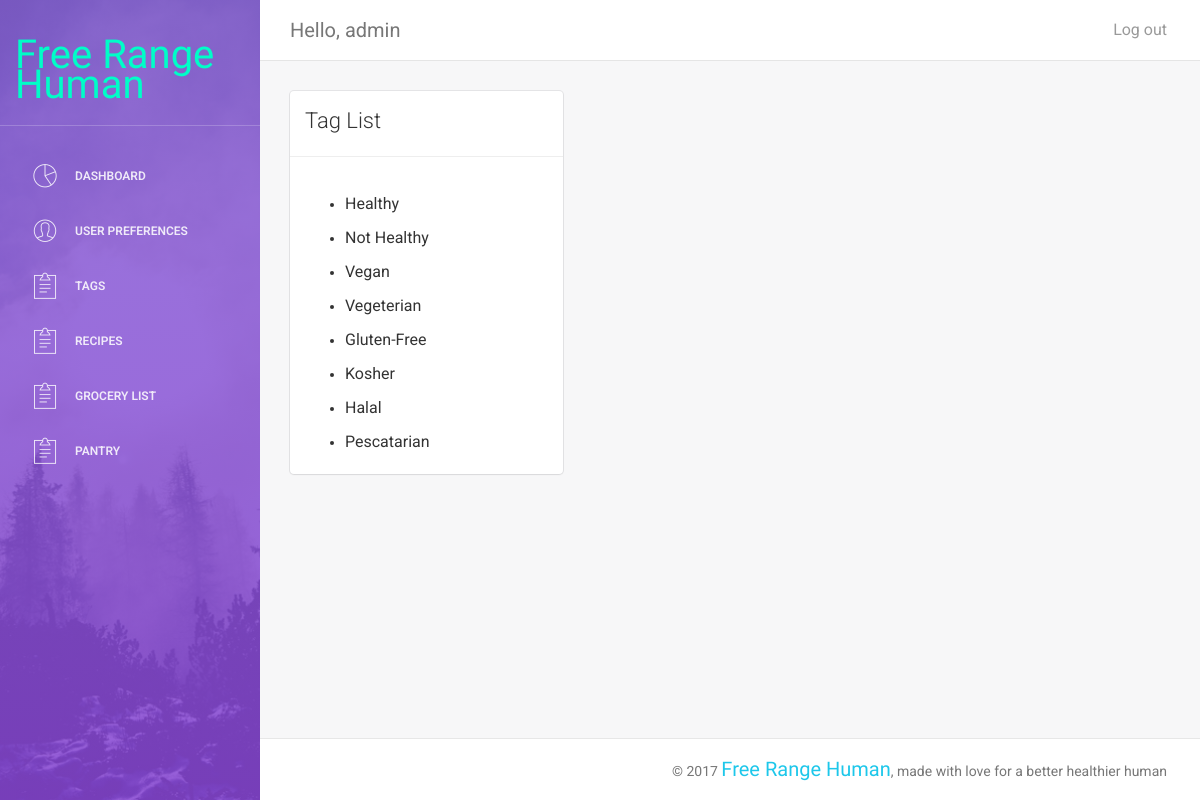
/dashboard/tags (signed in), run on the app's committed database.
### dashboard/models.py (models this page shows, shortened)
class Tag(models.Model):
	tag_id = models.AutoField(primary_key=True)
	tag_name = models.CharField(max_length=30)

### dashboard/views.py (the view)
# urls.py: url(r'tags', views.TagListView.as_view(), name='tags'),
class TagListView(LoginRequiredMixin, generic.ListView):
    model = Tag

### dashboard/templates/dashboard/tag_list.html
{% extends "theme/dashboard.html" %} {% block content %}
<div class="col-md-4">
    <div class="card">
        <div class="header">
            <h4 class="title">Tag List</h4>
        </div>
        <hr>
        <div class="content">
            {% if tag_list %}
            <ul>
                {% for tag in tag_list %}
                <li>
                    <p>{{ tag.tag_name }}</p>
                </li>
                {% endfor %}
            </ul>
            {% else %}
            <p>There are no Tags to classify your food. Like how there is no god.</p>
            {% endif %}
        </div>
    </div>
</div>
{% endblock %}

### dashboard/templates/theme/dashboard.html (shortened to what this page needs)
<!doctype html>
<html lang="en">
<head>
    <meta charset="utf-8" /> {% load static %}
    {% load static %}
    <link href="{% static 'assets/css/bootstrap.min.css' %}" rel="stylesheet" />
    {% load static %}
    <link href="{% static 'assets/css/animate.min.css' %}" rel="stylesheet" />
    {% load static %}
    <link href="{% static 'assets/css/light-bootstrap-dashboard.css' %}" rel="stylesheet" />
    {% load static %}
    <link href="{% static 'css/styles.css' %}" rel="stylesheet" />
    <link href="http://maxcdn.bootstrapcdn.com/font-awesome/4.2.0/css/font-awesome.min.css" rel="stylesheet">
    <link href='http://fonts.googleapis.com/css?family=Roboto:400,700,300' rel='stylesheet' type='text/css'> {% load static %}
    <link href="{% static 'assets/css/pe-icon-7-stroke.css' %}" rel="stylesheet" />
</head>
<body>
    <div class="wrapper">
        <div class="sidebar" data-color="purple" data-image="assets/img/sidebar-5.jpg">
            <div class="sidebar-wrapper">
                <div class="logo">
                    <h4 class="company-name">Free Range Human</h4>
                </div>
                <ul class="nav">
                    <li>
                        <a href="{% url 'main' %}">
                        <i class="pe-7s-graph"></i>
                        <p>Dashboard</p>
                    </a>
                    </li>
                    {% if user.is_authenticated %}
                    <li>
                        <a href="{% url 'pref' %}">
                        <i class="pe-7s-user"></i>
                        <p>User Preferences</p>
                    </a>
                    </li>
                    <li>
                        <a href="{% url 'tags' %}">
                        <i class="pe-7s-note2"></i>
                        <p>Tags</p>
                    </a>
                    </li>
                    <li>
                        <a href="{% url 'recipes' %}">
                        <i class="pe-7s-note2"></i>
                        <p>Recipes</p>
                    </a>
                    </li>
                    <li>
                        <a href="{% url 'groceries' %}">
                        <i class="pe-7s-note2"></i>
                        <p>Grocery List</p>
                    </a>
                    </li>
                    <li>
                        <a href="{% url 'pantry' %}">
                        <i class="pe-7s-note2"></i>
                        <p>Pantry</p>
                    </a>
                    </li>
                    {% endif %}
                    </ul>
            </div>
        </div>
        <div class="main-panel">
            <nav class="navbar navbar-default navbar-fixed">
                <div class="container-fluid">
                    <div class="navbar-header">
                        {% if user.is_authenticated %}
                        <a class="navbar-brand">Hello, {{ user.get_username }}</a> {% else %}
                        <a class="navbar-brand" href="">Dashboard</a> {% endif %}
                    </div>
                    <div class="collapse navbar-collapse">
                        <ul class="nav navbar-nav navbar-right">
                            {% if user.is_authenticated %}
                            <li><a href="{% url 'logout'%}?next=/dashboard/">Log out</a></li>
                            {% else %}
                            <li><a href="{% url 'login'%}?next=/dashboard/">Login</a></li>
                            <li><a href="{% url 'signup'%}?next=/dashboard/">Register</a></li>
                            {% endif %}
                        </ul>
                    </div>
                </div>
            </nav>
            <div class="content">
                <div class="container-fluid">
                    <div class="row">
                        {% block content %}
                        {% endblock %}
                    </div>
                </div>
            </div>
            <footer class="footer">
                <div class="container-fluid">
                    <p class="copyright pull-right">
                        &copy;
                        <a class="company-font">Free Range Human</a>, made with love for a better healthier human
                    </p>
                </div>
            </footer>
        </div>
    </div>
</body>
{% load static %}
{% load static %}
{% load static %}
{% load static %}
{% load static %}
{% load static %}
</html>

### dashboard/static/css/styles.css (style rules this page uses)
.company-font { font-family: 'Amatic SC', cursive; font-size: 20px; }
.company-name { font-family: 'Amatic SC', cursive; color: #00FDC8; font-size: 40px; }
li a { line-height: 1.5; font-size: 16px; margin: 0 0 10px; font-weight: 400; }

### data on the page
Tag: tag_name "Healthy"
Tag: tag_name "Not Healthy"
Tag: tag_name "Vegan"
Tag: tag_name "Vegeterian"
Tag: tag_name "Gluten-Free"
Tag: tag_name "Kosher"
Tag: tag_name "Halal"
Tag: tag_name "Pescatarian"

### other printed values
{{ user.get_username }} "admin"
